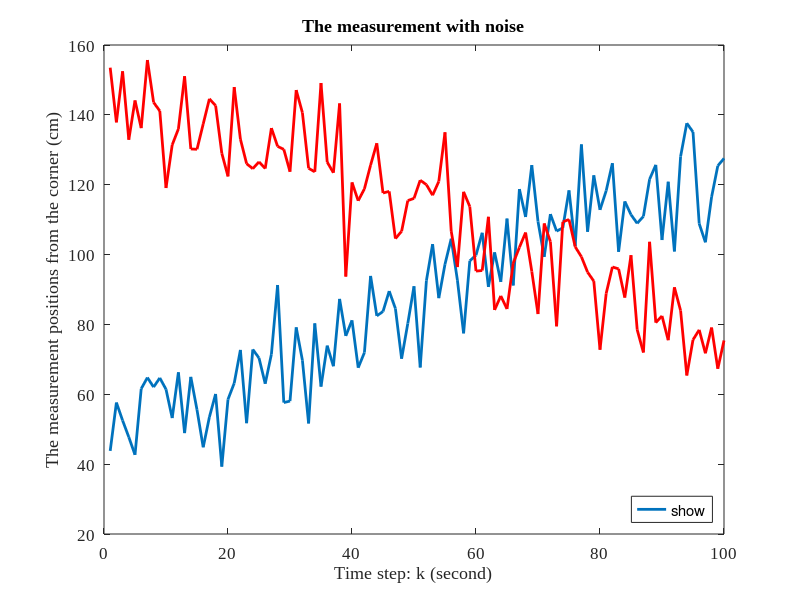
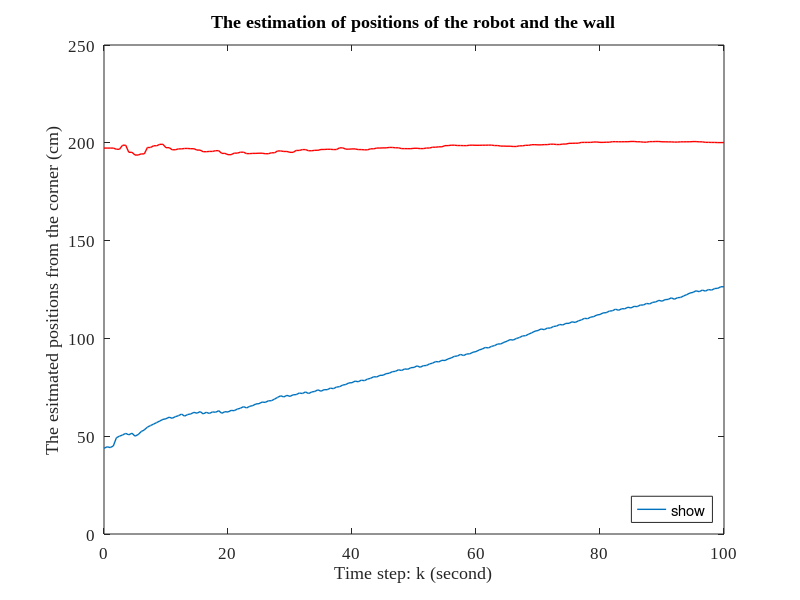
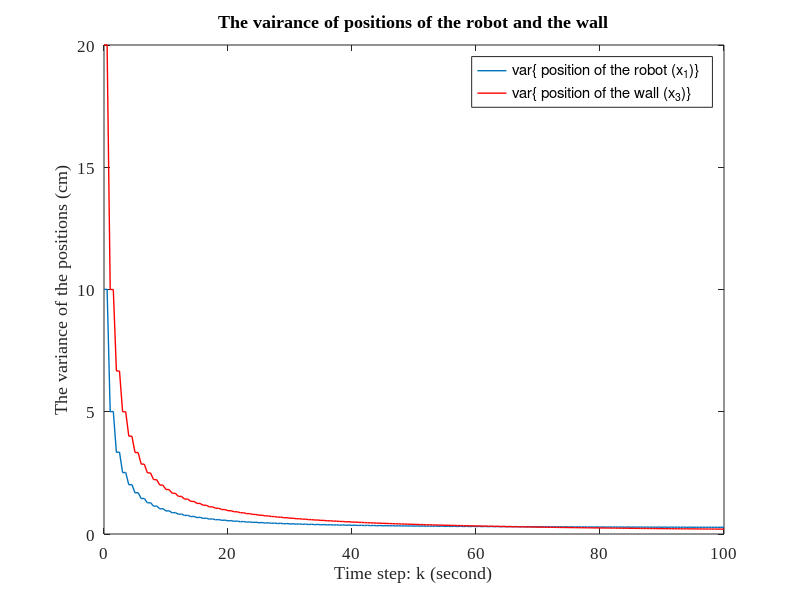

Write MATLAB code to recreate these figures, in order.
%% HW7
% -------------------------
% CMPE 245 - Spring, 2016
% [redacted]
% 05/27/2016
% MATLAB script for HW7
% --------------------------
clear all;
% measurement data and plot them on one figure
load robotMes.mat;

% plotting the measurement 
plot(y(1,:), 'LineWidth', 2, 'DisplayName','y_1 (k) The position of the robot');
hold on
plot(y(2,:), 'r', 'LineWidth', 2, 'DisplayName','y_2 (k) The position of the wall');
set(gca, 'fontsize', 12, 'FontName','Times New Roman');
title('The measurement with noise');
xlabel ('Time step: k (second)');
ylabel ('The measurement positions from the corner (cm)');
legend('show', 'Location', 'SouthEast');

% setting initial x_0, P_0 
%x_0 = [40; 0; 200]; % my first guess. (integer according y1(0) and y2(0))
x_0 = [y(1,1); 0.8; y(1,1)+y(2,1)]; % more reasoning guess (after course)
% P_0 = [10 0 0;
%         0 0 0;    % my first guess. (set as variance of the measurement 
%         0 0 10];  % for P11 P33. and set others as zeros)
P_0 = [10 0 10;
        0 0.1^2 0;
        10 0 10*2];
    
% setting some constant matrix in kalman filter (phi, gamma, H, R, Q)
phi = [1 1 0;
       0 0 0;
       0 0 1];
ga = [0 0.1 0]';
u = [ 0 0.8 0]';

H = [1 0 0;
    -1 0 1];
R = [10 0;
     0 10];
Q = 1;

% array to storge E{x_k} and P_k after update 
Ex_k = zeros(3, length(y)+1);
P_k = zeros(3, 3, length(y)+1);

% array to storage E{x_k} and P_k before and after update
Ex_arr = zeros(3, 2*length(y)+1);
P_arr = zeros(3, 3, 2*length(y)+1);
K_arr = zeros(3,2,length(y));   % storage KF Gain (for trends)

% use kalman filter to compute estimation and the varinace
Ex_k(:,1) = x_0;
P_k(:,:,1) = P_0;
Ex_arr(:,1) = x_0;
P_arr(:,:,1) = P_0;
for k=1: length(y)
    % prediction
    %Ex_k(:,k) = phi* Ex_k(:,k);
    Ex_k(:,k+1) = phi* Ex_k(:,k) + u;
    P_k(:,:,k+1) = phi*P_k(:,:,k)*phi' + ga*Q*ga';
    
    Ex_arr(:,k*2) = Ex_k(:,k+1);
    P_arr(:,:,k*2) = P_k(:,:,k+1);
    
    % observation

    % update and compute K and P(+)
    K = P_k(:,:,k+1) * H'* inv(H*P_k(:,:,k+1)*H'+R);
    P_k(:,:,k+1) = (eye(3) - K*H)*P_k(:,:,k+1);
    
    Ex_k(:,k+1) = Ex_k(:,k+1) + K*(y(:,k) - H*Ex_k(:,k+1));
    
    K_arr(:,:,k) = K;
    Ex_arr(:,k*2+1) = Ex_k(:,k+1);
    P_arr(:,:,k*2+1) = P_k(:,:,k+1);
end

% plot expexted X1 and X3 (expect and update)
t = (0:0.5:100);
figure;
plot(t, Ex_arr(1,:), 'LineWidth', 1, 'DisplayName','E\{ Position of the robot (x_1)\} ');
hold on
plot(t, Ex_arr(3,:), 'r', 'LineWidth', 1, 'DisplayName','E\{ Position of the wall (x_3)\}');
set(gca, 'fontsize', 12, 'FontName','Times New Roman');
title('The estimation of positions of the robot and the wall');
xlabel ('Time step: k (second)');
ylabel ('The esitmated positions from the corner (cm)');
legend('show', 'Location', 'SouthEast');


% plot variance X1 and X3 (expect and update)
var_x1a = reshape(P_arr(1,1,:), 1, []);
var_x3a = reshape(P_arr(3,3,:), 1, []);
figure;
plot(t, var_x1a, 'LineWidth', 1, 'DisplayName','var\{ position of the robot (x_1)\}');
hold on
plot(t, var_x3a, 'r', 'LineWidth', 1, 'DisplayName','var\{ position of the wall (x_3)\}');
set(gca, 'fontsize', 12, 'FontName','Times New Roman');
title('The vairance of positions of the robot and the wall');
xlabel ('Time step: k (second)');
ylabel ('The variance of the positions (cm)');
legend('show');



% % plot expexted X1 and X3 (only update)
% figure;
% plot(Ex_k(1,:), 'DisplayName','Ex1');
% hold on
% plot(Ex_k(3,:), 'r', 'DisplayName','Ex3');
% legend('show', 'Location', 'SouthEast');
% 
% % plot variance X1 and X3
% var_x1 = reshape(P_k(1,1,:), 1, []);
% var_x3 = reshape(P_k(3,3,:), 1, []);
% figure;
% plot(var_x1, 'DisplayName','VARx1');
% hold on
% plot(var_x3, 'r', 'DisplayName','VARx3');
% legend('show');

